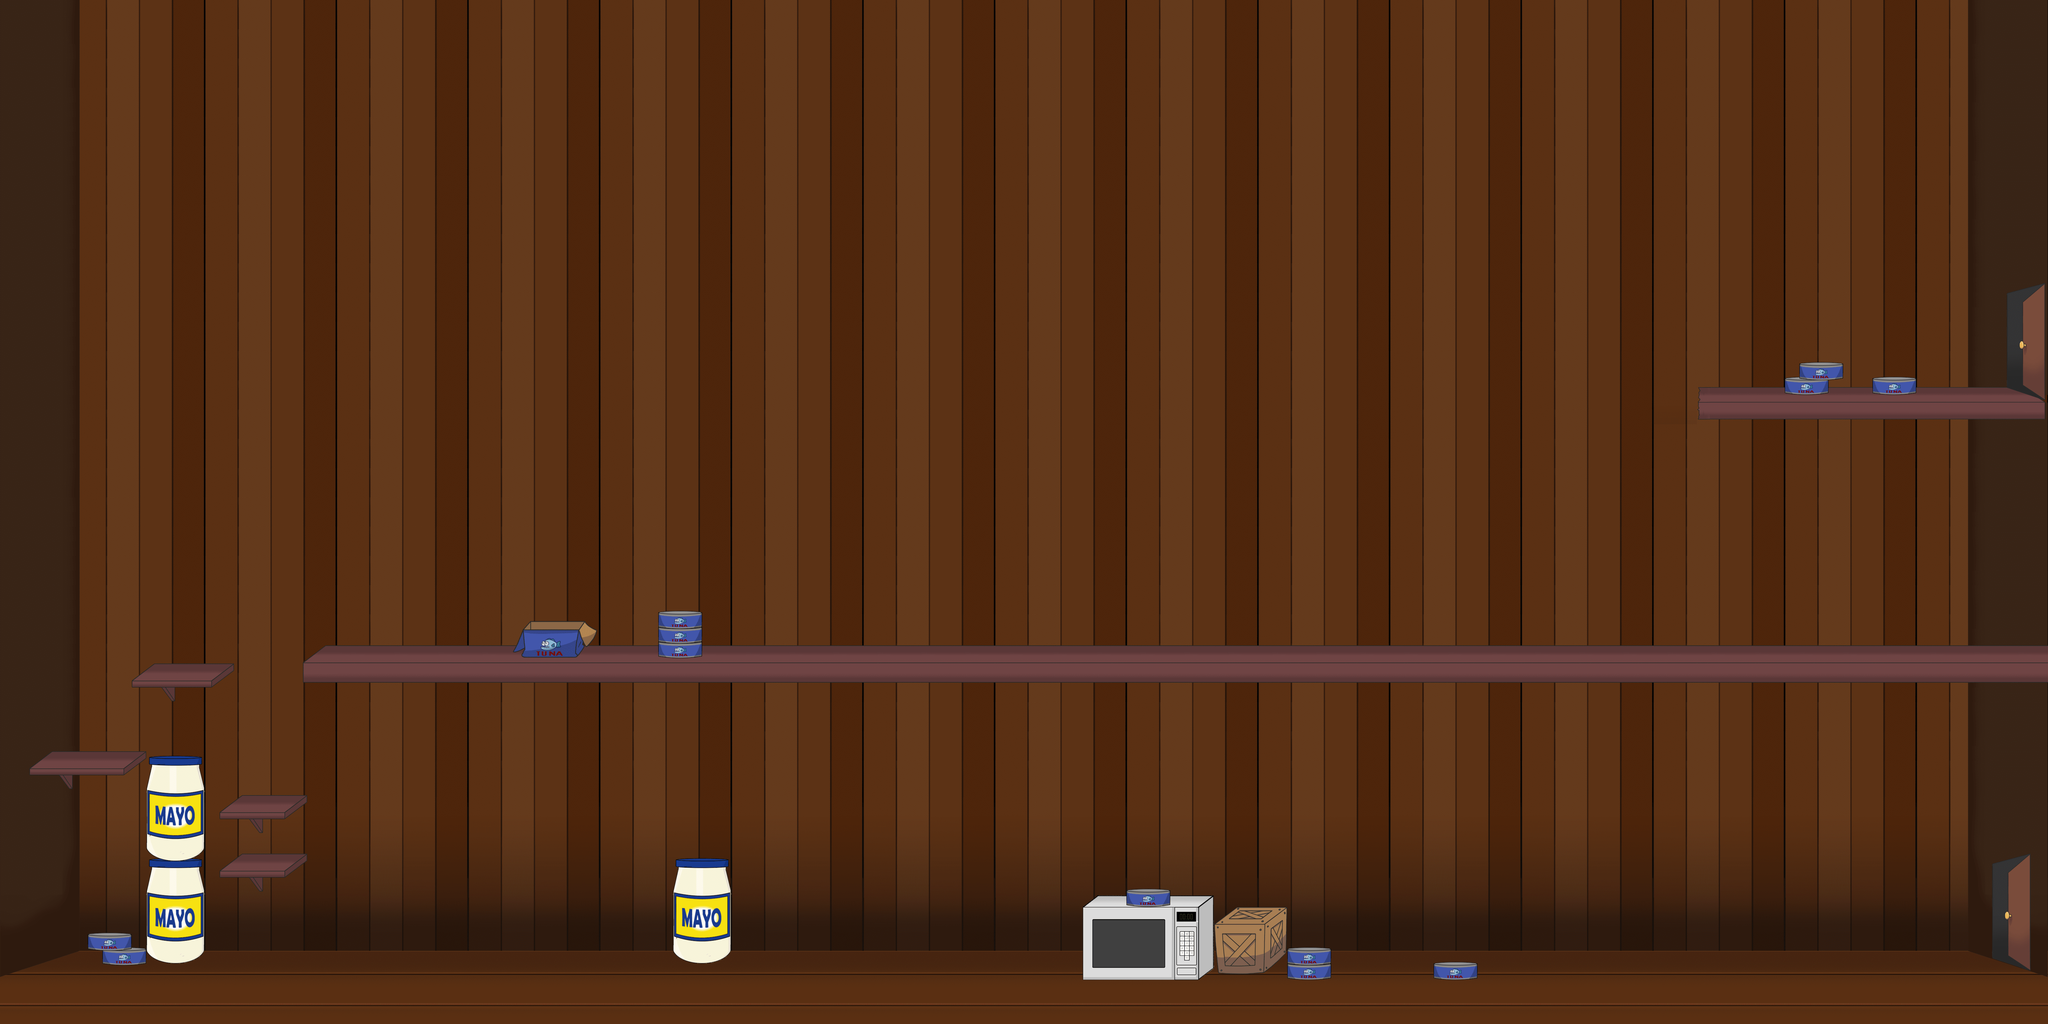

The image is a tile-based game level rendered from a .tmx file. Its description and source (layers, tilesets, objects; grid data summarised) follow:
An orthogonal 140x70 tile map with 45x45 px tiles, 9 tile layers (PisoFondo, PlataformaPiso, ParedPuerta, DetallesFondo, ...).

<map version="1.0" orientation="orthogonal" renderorder="right-down" width="140" height="70" tilewidth="45" tileheight="45" nextobjectid="1">
 <tileset firstgid="1" name="Fondo Cocina" tilewidth="45" tileheight="45" tilecount="3655" columns="85">
  <image source="TileCocina.png" width="3825" height="1948" />
 </tileset>
 <layer name="PisoFondo" width="140" height="70">
  <data>[9800 cells, 9800 non-empty, 125 distinct tile ids]</data>
 </layer>
 <layer name="PlataformaPiso" width="140" height="70">
  <data>[9800 cells, 280 non-empty, 4 distinct tile ids]</data>
 </layer>
 <layer name="ParedPuerta" width="140" height="70">
  <data>[9800 cells, 759 non-empty, 171 distinct tile ids]</data>
 </layer>
 <layer name="DetallesFondo" width="140" height="70">
  <data>[9800 cells, 423 non-empty, 117 distinct tile ids]</data>
 </layer>
 <layer name="DetallesFondo2" width="140" height="70">
  <data>[9800 cells, 102 non-empty, 49 distinct tile ids]</data>
 </layer>
 <layer name="Plataformas" width="140" height="70">
  <data>[9800 cells, 227 non-empty, 52 distinct tile ids]</data>
 </layer>
 <layer name="PlataformasNoCruzar" width="140" height="70">
  <data>[9800 cells, 121 non-empty, 78 distinct tile ids]</data>
 </layer>
 <layer name="Puerta1" width="140" height="70">
  <data>[9800 cells, 27 non-empty, 27 distinct tile ids]</data>
 </layer>
 <layer name="Puerta2" width="140" height="70">
  <data>[9800 cells, 27 non-empty, 27 distinct tile ids]</data>
 </layer>
</map>
